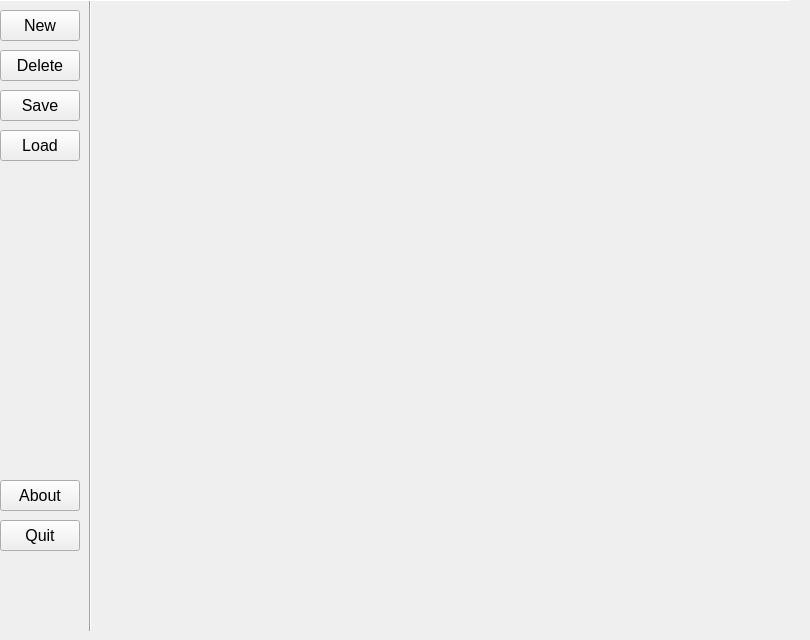
    <widget class="QWidget" name="page_Main">
     <widget class="Line" name="line_Vertical">
      <property name="geometry">
       <rect>
        <x>80</x>
        <y>0</y>
        <width>20</width>
        <height>631</height>
       </rect>
      </property>
      <property name="orientation">
       <enum>Qt::Vertical</enum>
      </property>
     </widget>
     <widget class="QPushButton" name="pushButton_MainNew">
      <property name="geometry">
       <rect>
        <x>0</x>
        <y>10</y>
        <width>80</width>
        <height>31</height>
       </rect>
      </property>
      <property name="font">
       <font>
        <pointsize>12</pointsize>
       </font>
      </property>
      <property name="text">
       <string>New</string>
      </property>
     </widget>
     <widget class="QPushButton" name="pushButton_MainAbout">
      <property name="geometry">
       <rect>
        <x>0</x>
        <y>480</y>
        <width>80</width>
        <height>31</height>
       </rect>
      </property>
      <property name="font">
       <font>
        <pointsize>12</pointsize>
       </font>
      </property>
      <property name="text">
       <string>About</string>
      </property>
     </widget>
     <widget class="QPushButton" name="pushButton_MainDelete">
      <property name="geometry">
       <rect>
        <x>0</x>
        <y>50</y>
        <width>80</width>
        <height>31</height>
       </rect>
      </property>
      <property name="font">
       <font>
        <pointsize>12</pointsize>
       </font>
      </property>
      <property name="text">
       <string>Delete</string>
      </property>
     </widget>
     <widget class="QPushButton" name="pushButton_MainLoad">
      <property name="geometry">
       <rect>
        <x>0</x>
        <y>130</y>
        <width>80</width>
        <height>31</height>
       </rect>
      </property>
      <property name="font">
       <font>
        <pointsize>12</pointsize>
       </font>
      </property>
      <property name="text">
       <string>Load</string>
      </property>
     </widget>
     <widget class="QPushButton" name="pushButton_MainQuit">
      <property name="geometry">
       <rect>
        <x>0</x>
        <y>520</y>
        <width>80</width>
        <height>31</height>
       </rect>
      </property>
      <property name="font">
       <font>
        <pointsize>12</pointsize>
       </font>
      </property>
      <property name="text">
       <string>Quit</string>
      </property>
     </widget>
     <widget class="QPushButton" name="pushButton_MainSave">
      <property name="geometry">
       <rect>
        <x>0</x>
        <y>90</y>
        <width>80</width>
        <height>31</height>
       </rect>
      </property>
      <property name="font">
       <font>
        <pointsize>12</pointsize>
       </font>
      </property>
      <property name="text">
       <string>Save</string>
      </property>
     </widget>
     <widget class="Line" name="line_Horizontal">
      <property name="geometry">
       <rect>
        <x>-10</x>
        <y>-8</y>
        <width>801</width>
        <height>16</height>
       </rect>
      </property>
      <property name="orientation">
       <enum>Qt::Horizontal</enum>
      </property>
     </widget>
     <widget class="QLabel" name="label_MainPicture">
      <property name="enabled">
       <bool>true</bool>
      </property>
      <property name="geometry">
       <rect>
        <x>100</x>
        <y>10</y>
        <width>681</width>
        <height>561</height>
       </rect>
      </property>
      <property name="text">
       <string/>
      </property>
     </widget>
    </widget>
